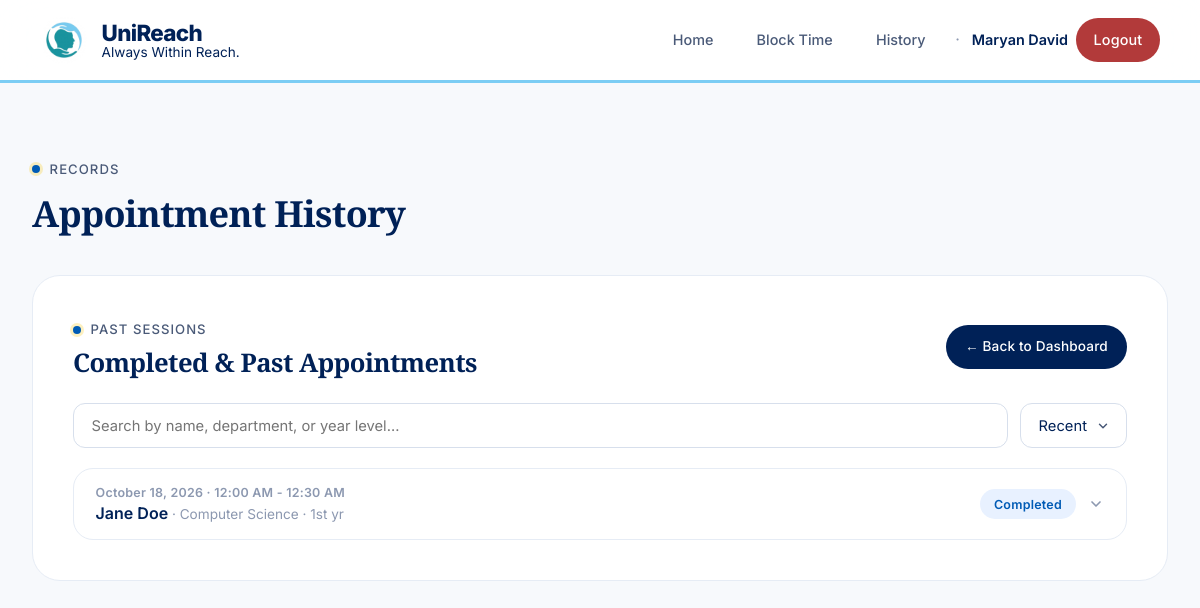
/counselor/history (signed in), run on an earlier commit of the app's database.
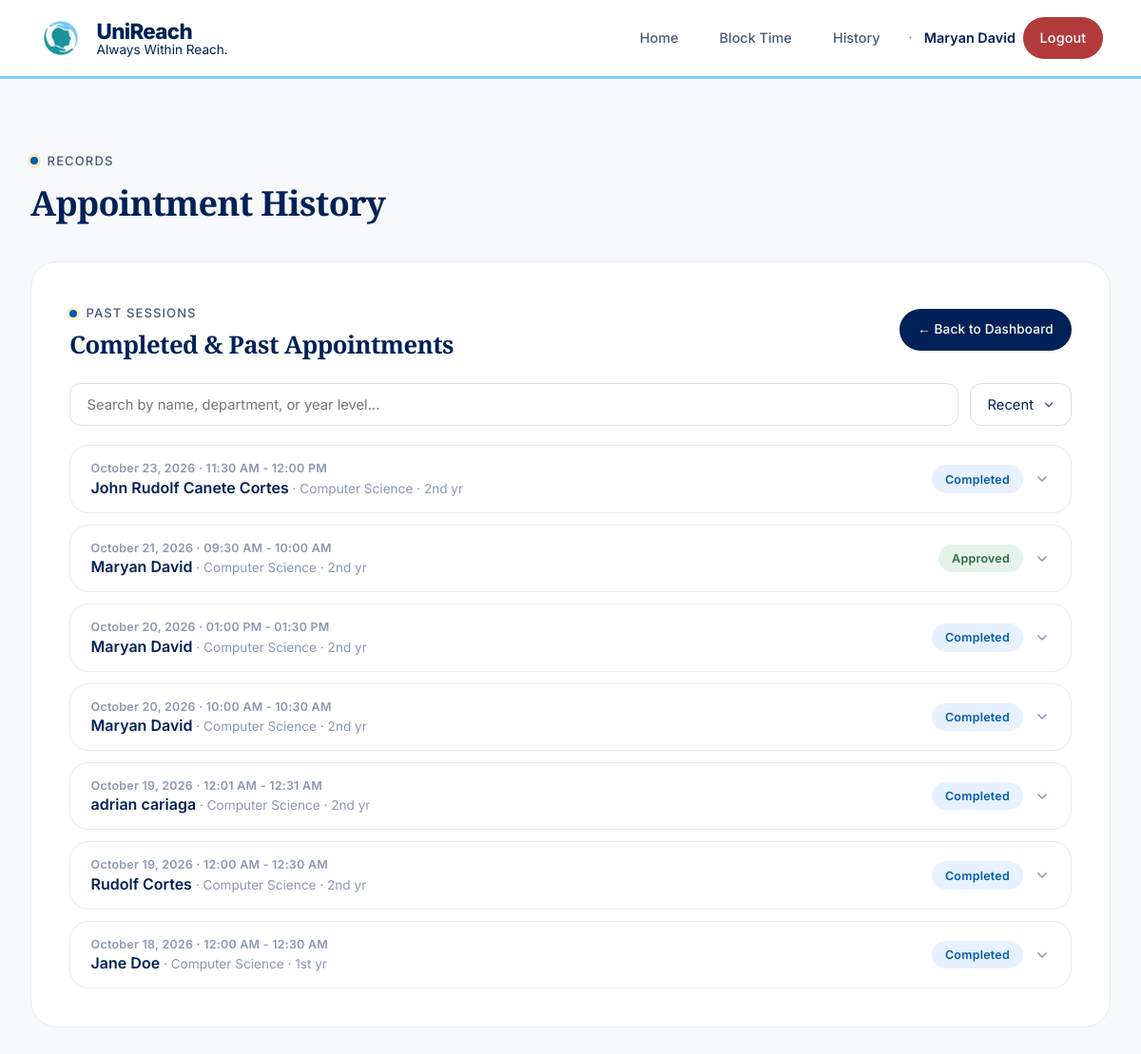
And on a later commit of the database.
### app.py (models this page shows)
class Appointment(db.Model):
    id = db.Column(db.Integer, primary_key=True)
    counselor_id = db.Column(db.Integer, db.ForeignKey('user.id'), nullable=False)
    student_id = db.Column(db.Integer, db.ForeignKey('user.id'), nullable=True)
    date = db.Column(db.Date, nullable=False)
    start_time = db.Column(db.Time, nullable=False)
    end_time = db.Column(db.Time, nullable=False)
    purpose = db.Column(db.Text, nullable=False)
    status = db.Column(db.String(20), default='pending')
    notes = db.Column(db.Text)
    created_at = db.Column(db.DateTime, default=datetime.utcnow)
    first_name = db.Column(db.String(80))
    middle_name = db.Column(db.String(80))
    last_name = db.Column(db.String(80))
    birthday = db.Column(db.Date)
    section = db.Column(db.String(50))
    year_level = db.Column(db.String(50))
    department = db.Column(db.String(100))
    mood_rating = db.Column(db.String(20))
    mood_description = db.Column(db.String(200))
    contact_email = db.Column(db.String(120))
    contact_phone = db.Column(db.String(20))
    guest_student_id = db.Column(db.String(50))
    referred_by_id = db.Column(db.Integer, db.ForeignKey('user.id'), nullable=True)
    is_guest = db.Column(db.Boolean, default=False)
    session_summary = db.Column(db.Text)
    student = db.relationship('User', foreign_keys=[student_id], backref=db.backref('student_appointments', lazy=True))
    counselor = db.relationship('User', foreign_keys=[counselor_id], backref=db.backref('counselor_appointments', lazy=True))
    referred_by = db.relationship('User', foreign_keys=[referred_by_id], backref=db.backref('referrals', lazy=True))
    __table_args__ = (db.UniqueConstraint('counselor_id', 'date', 'start_time', name='_counselor_date_time_uc'),)
    @property
    def time_str(self):
        return f"{self.start_time.strftime('%I:%M %p')} - {self.end_time.strftime('%I:%M %p')}"
    @property
    def guest_full_name(self):
        parts = [p for p in [self.first_name, self.middle_name, self.last_name] if p]
        return ' '.join(parts) if parts else None
    @property
    def display_name(self):
        if self.is_guest:
            return self.guest_full_name or 'Guest Student'
        return self.student.full_name if self.student else 'Unknown'

### app.py (the view)
@app.route('/counselor/history')
@login_required
def counselor_history():
    if not current_user.is_counselor:
        abort(403)
    upcoming_ids = {a.id for a in upcoming_appointments_query(current_user.id).all()}
    all_appointments = Appointment.query.filter_by(
        counselor_id=current_user.id
    ).order_by(Appointment.date.desc(), Appointment.start_time.desc()).all()
    past_appointments = [a for a in all_appointments if a.id not in upcoming_ids]
    return render_template('counselor_history.html', appointments=past_appointments)

### app.py (called while the page is built)
@login_manager.user_loader
def load_user(user_id):
    return User.query.get(int(user_id))

def fmt_date_long(value):
    if value is None:
        return ''
    try:
        return value.strftime('%B') + ' ' + str(value.day) + ', ' + str(value.year)
    except Exception:
        return str(value)

def fmt_date_short(value):
    if value is None:
        return ''
    try:
        return value.strftime('%b') + ' ' + str(value.day)
    except Exception:
        return str(value)

def upcoming_appointments_query(counselor_id):
    today = datetime.now().date()
    return Appointment.query.filter_by(counselor_id=counselor_id).filter(
        db.or_(
            db.and_(
                Appointment.date >= today,
                Appointment.status != 'completed'
            ),
            db.and_(
                Appointment.referred_by_id.isnot(None),
                Appointment.status.in_(['pending', 'approved'])
            )
        )
    )

    @property
    def is_counselor(self):
        return self.role == 'counselor'

### templates/counselor_history.html (shortened to what this page needs)
{% extends "base.html" %}
{% block content %}
<div class="section-label" style="margin-bottom: 0.75rem;">Records</div>
<h2 style="font-size: 2.25rem; margin-bottom: 2.5rem; border: none; padding: 0;">Appointment History</h2>
<div class="card">
    <div style="display: flex; justify-content: space-between; align-items: center; margin-bottom: 1.5rem; flex-wrap: wrap; gap: 0.75rem;">
        <div>
            <div class="section-label" style="margin-bottom: 0.5rem;">Past Sessions</div>
            <h2 style="margin: 0; border: none; padding: 0; font-size: 1.6rem;">Completed &amp; Past Appointments</h2>
        </div>
        <a href="{{ url_for('counselor_dashboard') }}" class="btn btn-primary" style="padding: 0.7rem 1.2rem; font-size: 0.85rem;">
            ← Back to Dashboard
        </a>
    </div>
    {% if appointments %}
        <div class="history-controls">
            <input type="search" id="historySearch" class="history-search" autocomplete="off"
                   aria-label="Search appointment history"
                   placeholder="Search by name, department, or year level…">
            <select id="historySort" class="history-sort" aria-label="Sort appointment history">
                <option value="recent">Recent</option>
            </select>
        </div>
        <div class="history-list" id="historyList">
            {% for appt in appointments %}
                <div class="history-entry" data-search="{{ appt.display_name }} {{ appt.department or '' }} {{ appt.year_level or '' }}" data-sort="{{ appt.date.strftime('%Y%m%d') }}{{ appt.start_time.strftime('%H%M') }}">
                    <button type="button" class="history-head" data-history-toggle aria-expanded="false">
                        <div class="history-head-main">
                            <span class="history-date">{{ appt.date|fmt_long }} · {{ appt.time_str }}</span>
                            <span class="history-name">{{ appt.display_name }}{% if appt.department or appt.year_level %}<span class="history-sub"> · {% if appt.department %}{{ appt.department }}{% endif %}{% if appt.department and appt.year_level %} · {% endif %}{% if appt.year_level %}{{ appt.year_level }}{% endif %}</span>{% endif %}</span>
                        </div>
                        <div class="history-head-meta">
                            {% if appt.status == 'pending' %}
                                <span class="badge badge-pending">Pending</span>
                            {% elif appt.status == 'approved' %}
                                <span class="badge badge-approved">Approved</span>
                            {% elif appt.status == 'rejected' %}
                                <span class="badge badge-rejected">Rejected</span>
                            {% elif appt.status == 'completed' %}
                                <span class="badge badge-completed">Completed</span>
                            {% endif %}
                            <svg class="history-chevron" width="16" height="16" viewBox="0 0 24 24" fill="none" stroke="currentColor" stroke-width="2.5" stroke-linecap="round" stroke-linejoin="round"><polyline points="6 9 12 15 18 9"></polyline></svg>
                        </div>
                    </button>
                </div>
            {% endfor %}
        </div>
    {% else %}
        <div class="empty-state">
            <p>No past appointments yet.</p>
            <p style="margin-top: 0.5rem; font-size: 0.95rem;">Completed sessions and appointments whose date has passed will appear here.</p>
        </div>
    {% endif %}
</div>
{% endblock %}

What changed in the data, as far as the page shows it:
added Appointment: date|fmt_long "October 23, 2026", time_str "11:30 AM - 12:00 PM", display_name "John Rudolf Canete Cortes", department "Computer Science", year_level "2nd yr", status "Completed"
added Appointment: date|fmt_long "October 21, 2026", time_str "09:30 AM - 10:00 AM", display_name "Maryan David", department "Computer Science", year_level "2nd yr", status "Approved"
added Appointment: date|fmt_long "October 20, 2026", time_str "01:00 PM - 01:30 PM", display_name "Maryan David", department "Computer Science", year_level "2nd yr", status "Completed"
added Appointment: date|fmt_long "October 20, 2026", time_str "10:00 AM - 10:30 AM", display_name "Maryan David", department "Computer Science", year_level "2nd yr", status "Completed"
added Appointment: date|fmt_long "October 19, 2026", time_str "12:01 AM - 12:31 AM", display_name "adrian cariaga", department "Computer Science", year_level "2nd yr", status "Completed"
added Appointment: date|fmt_long "October 19, 2026", time_str "12:00 AM - 12:30 AM", display_name "Rudolf Cortes", department "Computer Science", year_level "2nd yr", status "Completed"
